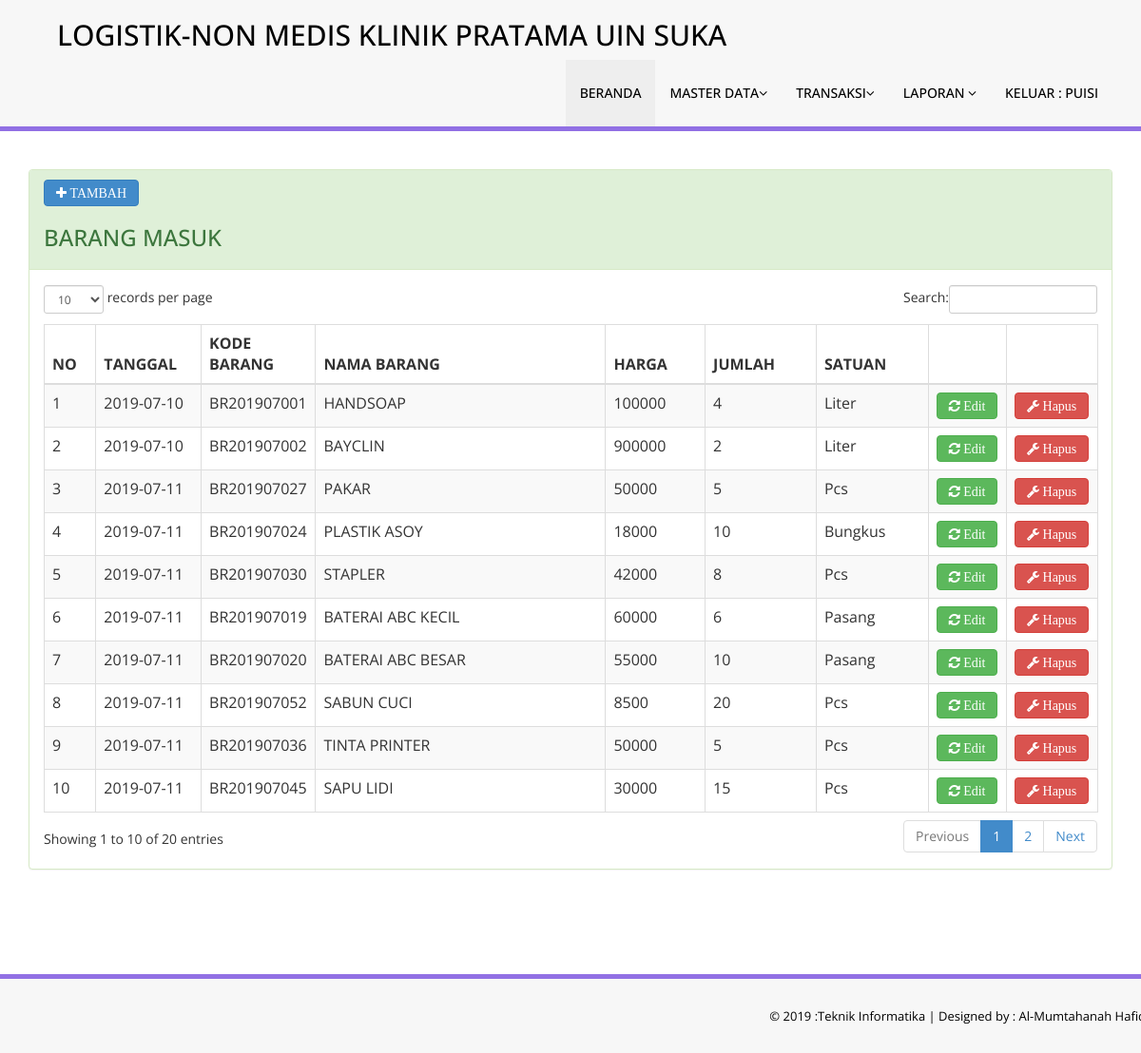
/master.php?page=masuk (signed in), run on the app's committed database.
### tables this page shows
CREATE TABLE `tbl_masuk` (
  `kode` int(11) NOT NULL,
  `kode_supplier` int(11) DEFAULT NULL,
  `kode_barang` int(11) DEFAULT NULL,
  `tanggal` date DEFAULT NULL,
  `jumlah` int(11) DEFAULT NULL,
  `harga` int(11) DEFAULT NULL,
  `total` int(11) DEFAULT NULL
);

CREATE TABLE `tbl_barang` (
  `kode` int(11) NOT NULL,
  `kode_barang` varchar(15) NOT NULL DEFAULT '',
  `kode_satuan` int(11) DEFAULT NULL,
  `nama_barang` varchar(100) DEFAULT NULL,
  `jumlah` int(11) NOT NULL,
  `harga` int(11) NOT NULL,
  `keterangan` text DEFAULT NULL
);

CREATE TABLE `tbl_satuan` (
  `kode` int(11) NOT NULL,
  `uraian` varchar(50) DEFAULT NULL
);

### modul/masuk/index.php (the view, shortened to what this page needs)
<div class="row">
    <div class="col-md-12">
        <div class="panel panel-success">
            <div class="panel-heading">
                <a href="master.php?page=tambah_masuk"><button class="btn btn-primary fa fa-plus"> TAMBAH </button></a>
                <h3> BARANG MASUK</h3>
            </div>
            <div class="panel-body">
                <div class="table-responsive">
                    <table class="table table-striped table-bordered table-hover" id="dataTables-example">
                        <thead>
                            <tr>
                                <th width="5%">NO</th>
                                <th width="10%">TANGGAL</th>
                                <th width="10%">KODE BARANG</th>
                                <th>NAMA BARANG</th>
                                <th>HARGA</th>
                                <th>JUMLAH</th>
                                <th>SATUAN</th>
                                <th width="3%"></th>
                                <th width="3%"></th>
                            </tr>
                        </thead>
                        <tbody>
                            <?php
                            $no = 1;
                            $qry = mysqli_query($konek, "select `tbl_masuk`.`kode` AS `kode`,`tbl_masuk`.`kode_supplier` AS `kode_supplier`,`tbl_masuk`.`kode_barang` AS `kode_barang`,`tbl_masuk`.`tanggal` AS `tanggal`,`tbl_masuk`.`jumlah` AS `jumlah`,`tbl_masuk`.`harga` AS `harga`,`tbl_masuk`.`total` AS `total`,`tbl_barang`.`nama_barang` AS `nama_barang`,`tbl_supplier`.`nama` AS `nama`,`tbl_barang`.`kode_barang` AS `kd_barang`,`tbl_satuan`.`uraian` AS `satuan` from (((`tbl_masuk` join `tbl_barang` on((`tbl_masuk`.`kode_barang` = `tbl_barang`.`kode`))) join `tbl_supplier` on((`tbl_masuk`.`kode_supplier` = `tbl_supplier`.`kode`))) join `tbl_satuan` on((`tbl_satuan`.`kode` = `tbl_barang`.`kode_satuan`))) order by tanggal asc");
                            while ($data = mysqli_fetch_array($qry)) {
                                ?>
                                <tr class="odd gradeX">
                                    <td><?php echo $no++; ?></td>
                                    <td><?php echo $data['tanggal']; ?></td>
                                    <td><?php echo $data['kd_barang']; ?></td>
                                    <td><?php echo $data['nama_barang']; ?></td>
                                    <td><?php echo $data['harga']; ?></td>
                                    <td> <?php echo $data['jumlah']; ?> </td>
                                    <td> <?php echo $data['satuan']; ?> </td>
                                    <td class="center"><a href="master.php?page=edit_masuk&id=<?php echo base64_encode($data['kode']); ?>" class="fa fa-refresh btn btn-success"> Edit</a></td>
                                    <td class="center"><a onClick="return confirm('Data ini akan di hapus.?')" href="master.php?page=masuk&hapus=<?php echo $data['kode']; ?>" class="fa fa-wrench btn btn-danger"> Hapus</a></td>
                                </tr>
                            <?php } ?>
                        </tbody>
                    </table>
                </div>
            </div>
        </div>
    </div>
</div>

### data on the page
tbl_masuk: tanggal "2019-07-10", kode_barang.kode_barang "BR201907001", kode_barang.nama_barang "HANDSOAP", harga "100000", jumlah "4", tbl_satuan.uraian "Liter"
tbl_masuk: tanggal "2019-07-10", kode_barang.kode_barang "BR201907002", kode_barang.nama_barang "BAYCLIN", harga "900000", jumlah "2", tbl_satuan.uraian "Liter"
tbl_masuk: tanggal "2019-07-11", kode_barang.kode_barang "BR201907027", kode_barang.nama_barang "PAKAR", harga "50000", jumlah "5", tbl_satuan.uraian "Pcs"
tbl_masuk: tanggal "2019-07-11", kode_barang.kode_barang "BR201907024", kode_barang.nama_barang "PLASTIK ASOY", harga "18000", jumlah "10", tbl_satuan.uraian "Bungkus"
tbl_masuk: tanggal "2019-07-11", kode_barang.kode_barang "BR201907030", kode_barang.nama_barang "STAPLER", harga "42000", jumlah "8", tbl_satuan.uraian "Pcs"
tbl_masuk: tanggal "2019-07-11", kode_barang.kode_barang "BR201907019", kode_barang.nama_barang "BATERAI ABC KECIL", harga "60000", jumlah "6", tbl_satuan.uraian "Pasang"
tbl_masuk: tanggal "2019-07-11", kode_barang.kode_barang "BR201907020", kode_barang.nama_barang "BATERAI ABC BESAR", harga "55000", jumlah "10", tbl_satuan.uraian "Pasang"
tbl_masuk: tanggal "2019-07-11", kode_barang.kode_barang "BR201907052", kode_barang.nama_barang "SABUN CUCI", harga "8500", jumlah "20", tbl_satuan.uraian "Pcs"
tbl_masuk: tanggal "2019-07-11", kode_barang.kode_barang "BR201907036", kode_barang.nama_barang "TINTA PRINTER", harga "50000", jumlah "5", tbl_satuan.uraian "Pcs"
tbl_masuk: tanggal "2019-07-11", kode_barang.kode_barang "BR201907045", kode_barang.nama_barang "SAPU LIDI", harga "30000", jumlah "15", tbl_satuan.uraian "Pcs"

### other printed values
$_SESSION['user_name'] "PUISI"
